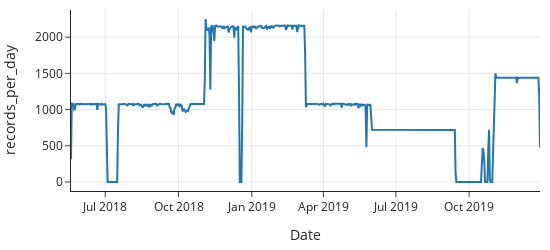

Notebook source saved alongside this figure:
### Markdown cell above
We see that the number of measurements in a day varies widely. A line plot of these counts gives us a better sense of these variations.

### Code cell
px.line(per_day, x=per_day.index, y='records_per_day',
       width=550, height=250, labels={'timestamp':'Date'})

### Figure 1 — Plotly figure (JSON) as saved in the notebook; plotly's stock layout.template omitted (floating-point values rounded to 4 significant figures; data arrays with more than 128 entries replaced by an {"elided": "..."} marker saying what was removed)
{"data": [{"hovertemplate": "Date=%{x}<br>records_per_day=%{y}<extra></extra>", "legendgroup": "", "line": {"color": "#1F77B4", "dash": "solid"}, "marker": {"symbol": "circle"}, "mode": "lines", "name": "", "orientation": "v", "showlegend": false, "type": "scatter", "x": {"elided": "590 str values"}, "xaxis": "x", "y": {"elided": "590 int values"}, "yaxis": "y"}], "layout": {"height": 250, "legend": {"tracegroupgap": 0}, "width": 550, "xaxis": {"anchor": "y", "autorange": true, "domain": [0, 1], "range": ["2018-05-19", "2019-12-29"], "title": {"text": "Date"}, "type": "date"}, "yaxis": {"anchor": "x", "autorange": true, "domain": [0, 1], "range": [-125.0, 2375], "title": {"text": "records_per_day"}, "type": "linear"}}}
